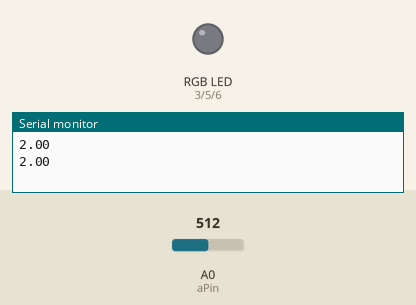
The sketch below on a simulated Arduino Uno, built with avr-gcc and run on an emulated ATmega328P. Shown: an RGB LED mixed from three pins (HIGH = lit), the last lines printed to the serial monitor. Dashed ring = blinking. The inputs (shaded band) are chosen by the test bench; at power-on: A0 (aPin) = 512. Dim RGB values are drawn brighter than linear.

Above: at 2.3 s.
2.4 s: A0 (aPin) set to 716
At 3.4 s:
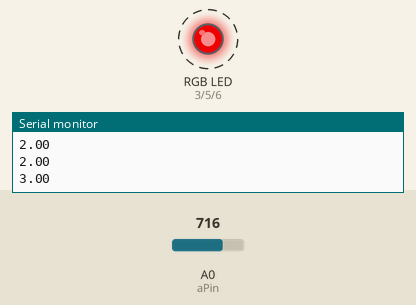
At 3.9 s:
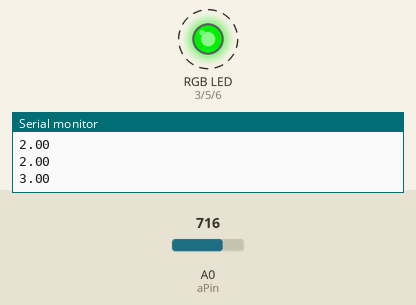
6.0 s: A0 (aPin) set to 900
At 6.4 s:
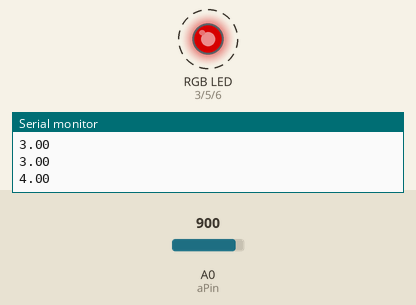
9.5 s: A0 (aPin) set to 306
13.5 s: A0 (aPin) set to 122
Timing chart, 0 to 18.0 s (numbered marks = the images above; inputs shaded):
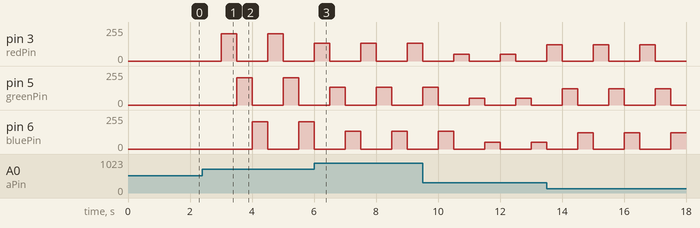

Measured:
- after the input at 2.4 s, pin 3 (redPin): alternates 204/255 for 0.50 s and 0/255 for 1.0 s, starting after 0.60 s; pin 5 (greenPin): alternates 204/255 for 0.50 s and 0/255 for 1.0 s, starting after 1.1 s; pin 6 (bluePin): 0/255 → 204/255 after 1.6 s, → 0/255 0.50 s later, → 204/255 1.0 s later

The sketch:

rgb_blink.ino
```cpp
int redPin=3;
int greenPin=5;
int bluePin=6;
int aPin=0;
int wait=500;
void setup() {
  // put your setup code here, to run once:
  Serial.begin(9600);
  pinMode(redPin,OUTPUT);
  pinMode(greenPin,OUTPUT);
  pinMode(bluePin,OUTPUT);

}

void loop() {
  // put your main code here, to run repeatedly:
  int brightness=analogRead(aPin);
  float notBrightness=map(brightness,0,1024,0,5);
  Serial.println(notBrightness);
  analogWrite(redPin,brightness);
  delay(wait);
  analogWrite(redPin,LOW);
  analogWrite(greenPin,brightness);
  delay(wait);
  analogWrite(greenPin,LOW);
  analogWrite(bluePin,brightness);
  delay(wait);
  analogWrite(bluePin,LOW);

}
```
